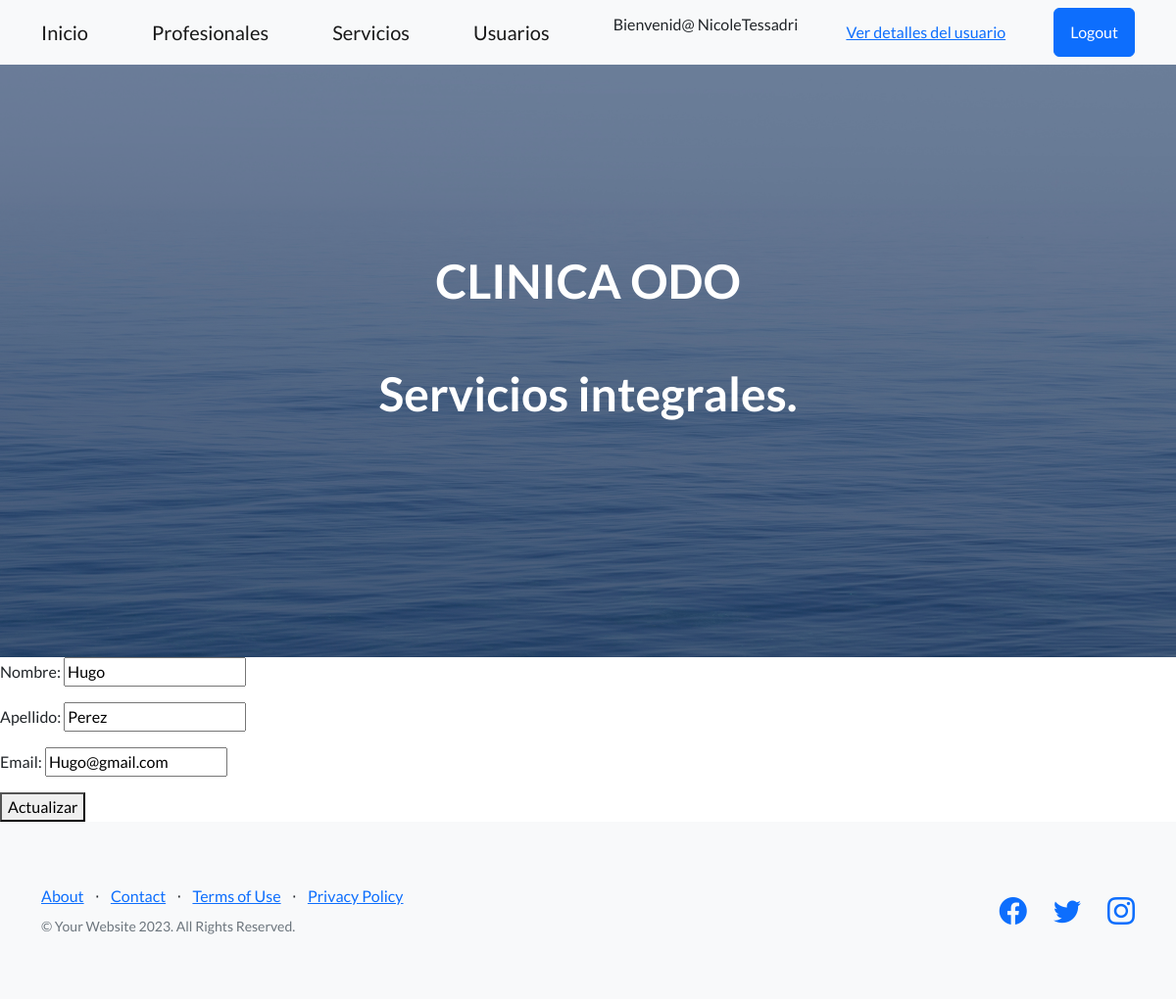
The app's page /ClinicaODO/editar-profesionales/1 (signed in) with its own data.
### ClinicaODON/models.py (models this page shows, shortened)
class Profesionales(models.Model):
   nombre= models.CharField(max_length=30)
   apellido= models.CharField(max_length=30)
   email= models.EmailField(null=True)

### ClinicaODON/views.py (the view)
# urls.py: path('editar-profesionales/<int:id>', editarProfesional, name="EditarProfesional"),
@staff_member_required(login_url='/ClinicaODO/autorizacion')
def editarProfesional(req, id):
    profesional= Profesionales.objects.get(id=id)
    if req.method== 'POST':
        miFormulario= ProfesionalesFormulario(req.POST)
        if miFormulario.is_valid():
            data= miFormulario.cleaned_data
            profesional.nombre= data["nombre"]
            profesional.apellido= data["apellido"]
            profesional.email= data["email"]
            profesional.save()
            return render(req, "inicio.html", {"mensaje": "Profesional actualizado con exito"})
        else:
            return render(req, "inicio.html", {"mensaje": "Formulario invalido"})
    else :
        miFormulario=  ProfesionalesFormulario(initial= {
            "nombre": profesional.nombre,
            "apellido": profesional.apellido,
            "email": profesional.email})
        return render(req, "editarProfesional.html", {"miFormulario": miFormulario, "id": profesional.id})

### ClinicaODON/forms.py
class ProfesionalesFormulario(forms.Form):
   nombre= forms.CharField(required=True)
   apellido= forms.CharField(required=True)
   email= forms.EmailField(required=True)

### ClinicaODON/templates/editarProfesional.html
{% extends 'padre.html' %}
{% block contenidoQueCambia %}
        <form action="{% url 'EditarProfesional' id %}" method="post">{% csrf_token %}
            {{miFormulario.as_p}}
            <button type="submit">Actualizar</button>
        </form>
{% endblock contenidoQueCambia %}

### ClinicaODON/templates/navbar.html (shortened to what this page needs)
<nav class="navbar navbar-light bg-light static-top">
    <div class="container">
        <a class="navbar-brand" href="/ClinicaODO/">Inicio</a>
        <a class="navbar-brand" href="/ClinicaODO/lista-profesionales">Profesionales</a>
        <a class="navbar-brand" href="{% url 'ListaServicios' %}">Servicios</a>
        <a class="navbar-brand" href="/ClinicaODO/usuarios">Usuarios</a>
        {% if user.is_authenticated %}
            <p>Bienvenid@ {{user.username}}</p>
            <a href="{% url 'user_detail' %}">Ver detalles del usuario</a>
            <a class="btn btn-primary" href="{% url 'Logout' %}">Logout</a>
        {% else %}
                <a class="btn btn-primary" href="{% url 'Login' %}">Login</a>
                <a class="btn btn-primary" href="{% url 'Registrar' %}">Sign Up</a>
        {% endif %}
    </div>
</nav>

### records on screen
Profesionales: nombre "Hugo", apellido "Perez", email "Hugo@gmail.com"

### other values on screen
{{ user.username }} "NicoleTessadri"
